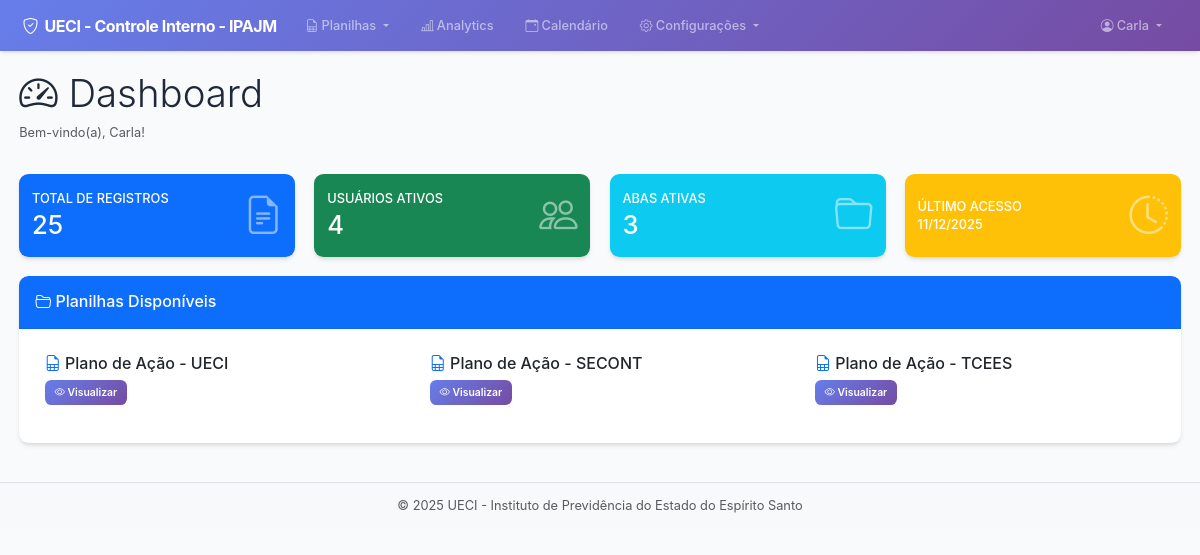
/dashboard (signed in), run on the app's committed database.
### models/user.py (models this page shows, shortened)
class User(UserMixin, db.Model):
    __tablename__ = 'users'
    id = db.Column(db.Integer, primary_key=True)
    username = db.Column(db.String(80), unique=True, nullable=False)
    email = db.Column(db.String(120), unique=True, nullable=False)
    phone = db.Column(db.String(20))
    password_hash = db.Column(db.String(200))
    is_admin = db.Column(db.Boolean, default=False)
    is_active = db.Column(db.Boolean, default=True)
    created_at = db.Column(db.DateTime, default=datetime.utcnow)
    last_login = db.Column(db.DateTime)

### models/planilha.py (models this page shows, shortened)
class AbaConfig(db.Model):
    __tablename__ = 'aba_config'
    id = db.Column(db.Integer, primary_key=True)
    aba_name = db.Column(db.String(100), unique=True, nullable=False)
    columns_config = db.Column(db.Text)
    orange_columns = db.Column(db.Text)  # ADICIONE ESTA LINHA
    display_order = db.Column(db.Integer, default=0)
    is_active = db.Column(db.Boolean, default=True)

### routes/main.py (the view)
@main_bp.route('/dashboard')
@login_required
def dashboard():
    abas = AbaConfig.query.filter_by(is_active=True).order_by(AbaConfig.display_order).all()
    total_registros = PlanilhaData.query.count()
    usuarios_ativos = User.query.filter_by(is_active=True).count()
    return render_template('dashboard.html',
                         abas=abas,
                         total_registros=total_registros,
                         usuarios_ativos=usuarios_ativos)

### app.py (called while the page is built)
@login_manager.user_loader
def load_user(user_id):
    return User.query.get(int(user_id))

### templates/dashboard.html (shortened to what this page needs)
{% extends "base.html" %}
{% block content %}
<div class="container-fluid">
    <div class="row mb-4">
        <div class="col-12">
            <h1 class="display-5">
                <i class="bi bi-speedometer2"></i> Dashboard
            </h1>
            <p class="text-muted">Bem-vindo(a), {{ current_user.username }}!</p>
        </div>
    </div>
    <div class="row mb-4">
        <div class="col-md-3">
            <div class="card bg-primary text-white shadow">
                <div class="card-body">
                    <div class="d-flex justify-content-between align-items-center">
                        <div>
                            <h6 class="text-uppercase mb-1">Total de Registros</h6>
                            <h2 class="mb-0">{{ total_registros }}</h2>
                        </div>
                        <i class="bi bi-file-earmark-text" style="font-size: 3rem; opacity: 0.5;"></i>
                    </div>
                </div>
            </div>
        </div>
        <div class="col-md-3">
            <div class="card bg-success text-white shadow">
                <div class="card-body">
                    <div class="d-flex justify-content-between align-items-center">
                        <div>
                            <h6 class="text-uppercase mb-1">Usuários Ativos</h6>
                            <h2 class="mb-0">{{ usuarios_ativos }}</h2>
                        </div>
                        <i class="bi bi-people" style="font-size: 3rem; opacity: 0.5;"></i>
                    </div>
                </div>
            </div>
        </div>
        <div class="col-md-3">
            <div class="card bg-info text-white shadow">
                <div class="card-body">
                    <div class="d-flex justify-content-between align-items-center">
                        <div>
                            <h6 class="text-uppercase mb-1">Abas Ativas</h6>
                            <h2 class="mb-0">{{ abas|length }}</h2>
                        </div>
                        <i class="bi bi-folder" style="font-size: 3rem; opacity: 0.5;"></i>
                    </div>
                </div>
            </div>
        </div>
        <div class="col-md-3">
            <div class="card bg-warning text-white shadow">
                <div class="card-body">
                    <div class="d-flex justify-content-between align-items-center">
                        <div>
                            <h6 class="text-uppercase mb-1">Último Acesso</h6>
                            <h6 class="mb-0">{{ current_user.last_login.strftime('%d/%m/%Y') if current_user.last_login else 'Primeiro acesso' }}</h6>
                        </div>
                        <i class="bi bi-clock-history" style="font-size: 3rem; opacity: 0.5;"></i>
                    </div>
                </div>
            </div>
        </div>
    </div>
    <div class="row">
        <div class="col-12">
            <div class="card shadow">
                <div class="card-header bg-primary text-white">
                    <h5 class="mb-0"><i class="bi bi-folder2-open"></i> Planilhas Disponíveis</h5>
                </div>
                <div class="card-body">
                    <div class="row">
                        {% for aba in abas %}
                        <div class="col-md-4 mb-3">
                            <div class="card h-100 border-primary hover-shadow">
                                <div class="card-body">
                                    <h5 class="card-title">
                                        <i class="bi bi-file-earmark-spreadsheet text-primary"></i>
                                        {{ aba.aba_name }}
                                    </h5>
                                    <a href="{{ url_for('main.view_planilha', aba_name=aba.aba_name) }}"
                                       class="btn btn-primary btn-sm">
                                        <i class="bi bi-eye"></i> Visualizar
                                    </a>
                                </div>
                            </div>
                        </div>
                        {% endfor %}
                    </div>
                </div>
            </div>
        </div>
    </div>
</div>
{% endblock %}

### templates/base.html (shortened to what this page needs)
<!DOCTYPE html>
<html lang="pt-BR">
<head>
    <link href="https://cdn.jsdelivr.net/npm/bootstrap@5.3.0/dist/css/bootstrap.min.css" rel="stylesheet">
    <link rel="stylesheet" href="https://cdn.jsdelivr.net/npm/bootstrap-icons@1.11.0/font/bootstrap-icons.css">
    {% if url_for('static', filename='css/style.css', _external=False) %}
    <link rel="stylesheet" href="{{ url_for('static', filename='css/style.css') }}">
    {% endif %}
</head>
<body>
    {% if current_user.is_authenticated %}
    <nav class="navbar navbar-expand-lg navbar-dark" style="background: linear-gradient(135deg, #667eea 0%, #764ba2 100%);">
        <div class="container-fluid">
            <a class="navbar-brand fw-bold" href="{{ url_for('main.index') }}">
                <i class="bi bi-shield-check me-2"></i>UECI - Controle Interno - IPAJM
            </a>
            <div class="collapse navbar-collapse" id="navbarNav">
                <ul class="navbar-nav me-auto">
                    <li class="nav-item dropdown">
                        <a class="nav-link dropdown-toggle" href="#" id="planilhasDropdown" role="button" data-bs-toggle="dropdown">
                            <i class="bi bi-file-earmark-spreadsheet me-1"></i>Planilhas
                        </a>
                    </li>
                    <li class="nav-item">
                        <a class="nav-link" href="{{ url_for('analytics.analytics_dashboard') }}">
                            <i class="bi bi-bar-chart-line me-1"></i>Analytics
                        </a>
                    </li>
                    <li class="nav-item">
                        <a class="nav-link" href="{{ url_for('main.calendario') }}">
                            <i class="bi bi-calendar-event me-1"></i>Calendário
                        </a>
                    </li>
                    <li class="nav-item dropdown">
                        <a class="nav-link dropdown-toggle" href="#" id="configDropdown" role="button" data-bs-toggle="dropdown">
                            <i class="bi bi-gear me-1"></i>Configurações
                        </a>
                    </li>
                </ul>
                <ul class="navbar-nav">
                    <li class="nav-item dropdown">
                        <a class="nav-link dropdown-toggle" href="#" id="userDropdown" role="button" data-bs-toggle="dropdown">
                            <i class="bi bi-person-circle me-1"></i>{{ current_user.username }}
                        </a>
                    </li>
                </ul>
            </div>
        </div>
    </nav>
    {% endif %}
    <main class="{% if current_user.is_authenticated %}container-fluid mt-4{% endif %}">
        {% block content %}{% endblock %}
    </main>
    <footer class="footer mt-5 py-3 bg-light">
        <div class="container text-center">
            <span class="text-muted">© 2025 UECI - Instituto de Previdência do Estado do Espírito Santo</span>
        </div>
    </footer>
</body>
</html>

### static/style.css (style rules this page uses)
:root { --primary-gradient: linear-gradient(135deg, #667eea 0%, #764ba2 100%); --primary-color: #667eea; --secondary-color: #764ba2; --success-color: #10b981; --danger-color: #ef4444; --warning-color: #f59e0b; --info-color: #3b82f6; --text-dark: #1f2937; --text-muted: #6b7280; --bg-light: #f9fafb; }
body { font-family: 'Inter', 'Segoe UI', Tahoma, Geneva, Verdana, sans-serif; background-color: var(--bg-light); color: var(--text-dark); }
.navbar { box-shadow: 0 4px 6px -1px rgba(0, 0, 0, 0.1), 0 2px 4px -1px rgba(0, 0, 0, 0.06); padding: 0.75rem 1rem; }
.navbar-brand { font-size: 1.25rem; font-weight: 700; letter-spacing: -0.5px; }
.nav-link { font-weight: 500; transition: all 0.3s ease; border-radius: 6px; padding: 0.5rem 1rem !important; margin: 0 0.25rem; }
.card { border: none; border-radius: 12px; transition: transform 0.3s ease, box-shadow 0.3s ease; overflow: hidden; }
.card-header { background-color: transparent; border-bottom: 1px solid rgba(0, 0, 0, 0.05); padding: 1.25rem; }
.shadow { box-shadow: 0 4px 6px -1px rgba(0, 0, 0, 0.1), 0 2px 4px -1px rgba(0, 0, 0, 0.06) !important; }
.btn { border-radius: 8px; font-weight: 600; padding: 0.625rem 1.25rem; transition: all 0.2s ease; border: none; font-size: 0.875rem; }
.btn-sm { padding: 0.375rem 0.75rem; font-size: 0.8125rem; }
.btn-primary { background: linear-gradient(135deg, #667eea 0%, #764ba2 100%); }
.footer { margin-top: auto; border-top: 1px solid #dee2e6; background-color: white; }
.card { animation: fadeIn 0.5s ease; }

### templates/base.html (style rules this page uses)
body { zoom: 80%; -moz-transform: scale(0.8); -moz-transform-origin: 0 0; }

### data on the page
User: username "Carla", last_login "11/12/2025"
AbaConfig: aba_name "Plano de Ação - UECI"
AbaConfig: aba_name "Plano de Ação - SECONT"
AbaConfig: aba_name "Plano de Ação - TCEES"

### other printed values
{{ total_registros }} "25"
{{ usuarios_ativos }} "4"
{{ abas|length }} "3"
